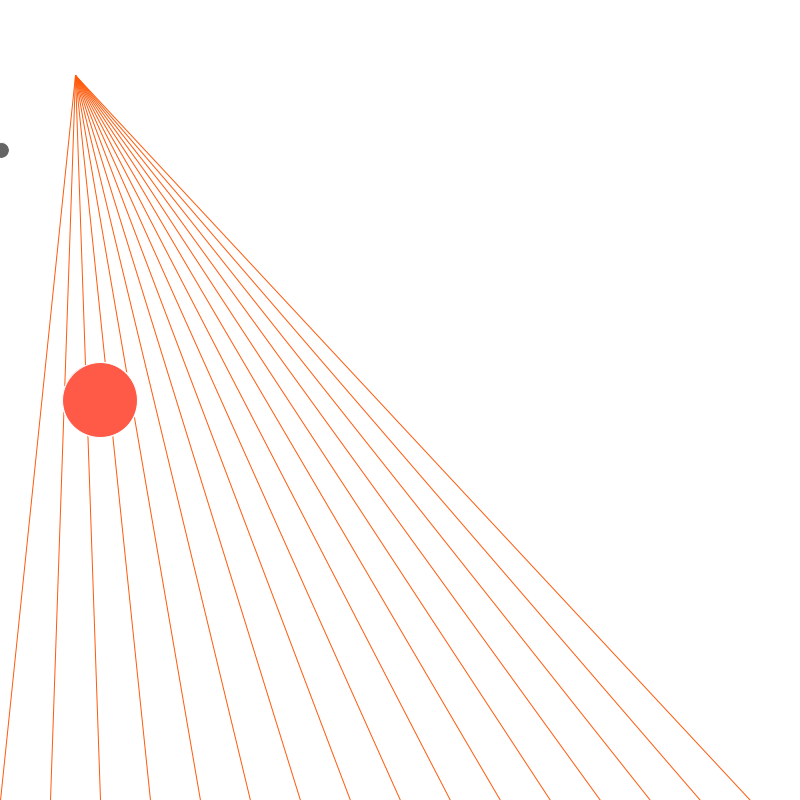
Frame 1 (no input)
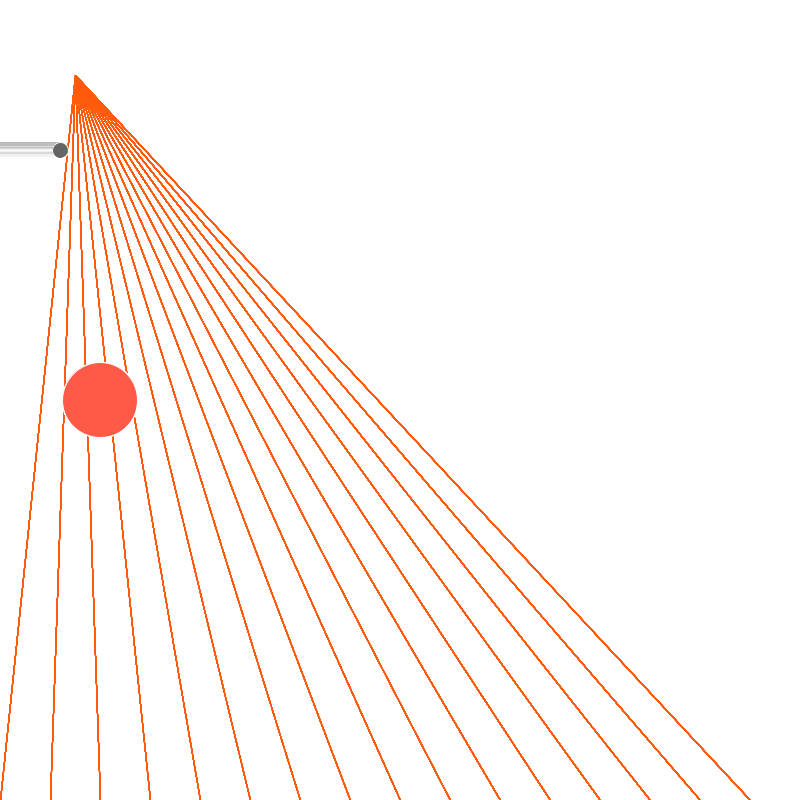
Frame 60 (the mouse pressed at the canvas centre just before this capture)
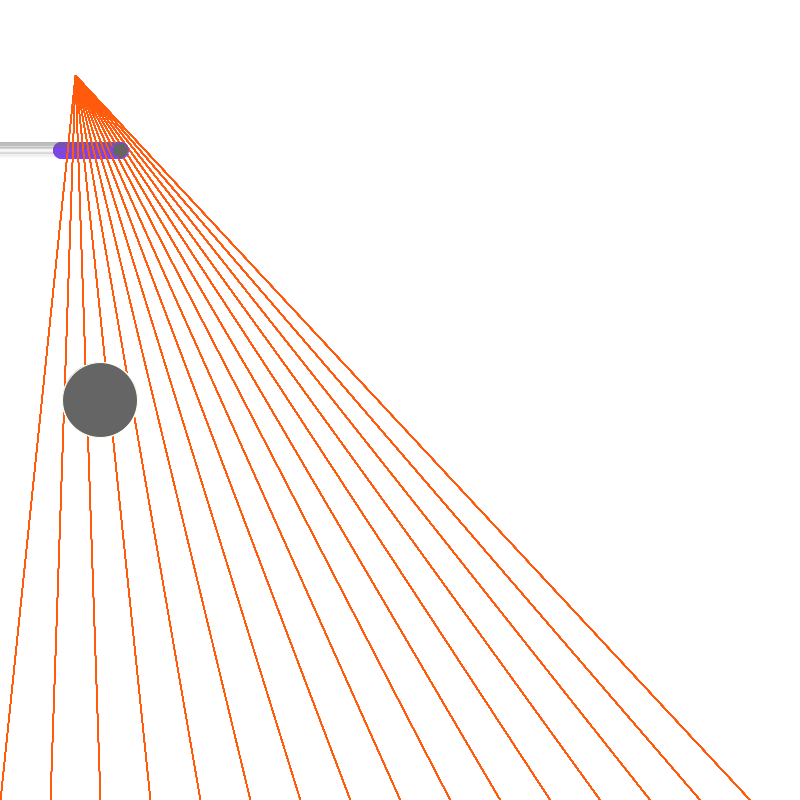
Frame 120 (the mouse held since frame 60 and released just before this capture)

The Processing sketch that drew these frames (run headless with seeded random() and noise(); from frame 60 on, the mouse is pressed at the canvas centre):

// Processing sketch: SS4_Homework
// ── SS4_Homework.pde
//Something
//Timothy Lundy

int x= 0;
int y = 0;
float Thermite = 0.0;
float Maverick = 0.0;
float r = 255;
float g = 255;
float b = 255;
float h = 255;
float s = 255;



void setup(){
size(800,800);
background(255);
}

void draw(){ 
for(int x=0; x<width; x=x+50){
  stroke(255,90,11);
  line(x, height/1, 75,75);
  }
 
  for( int y=0; y< height; y=y+100){
  stroke(h,s,b);
  ellipse(100, height/2, 75,75);
 }
  if (x < width){
    //x=x+ number is the spacing
x = x + 1;
fill(101);
stroke(r,g,b);
ellipse(x,150,16,16);

if ( mouseX<200){
  fill(255,90,72);
   ellipse(100, height/2, 75,75);
}
  }   
 }


void mousePressed(){
r = random(1,200);
g = random(1,255);
b = random(1,255);
}

void keyPressed(){
  h = random(90,240);
  s = random(20, 255);
  b = random(0, 255);
}
